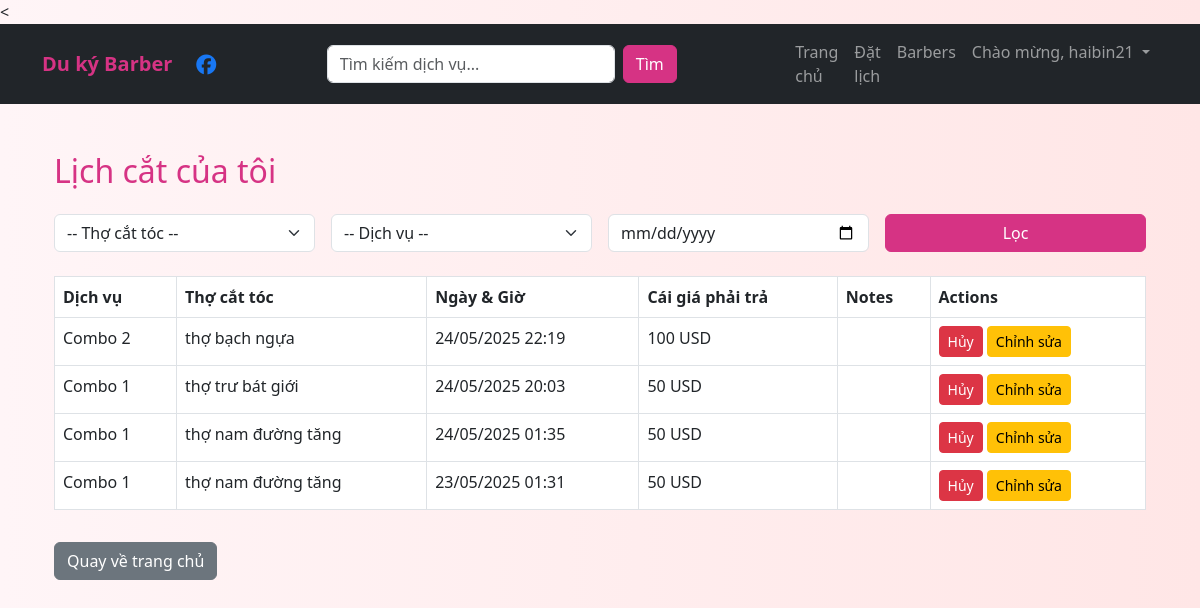
Screenshot of /my-appointments/ (signed in) with the database file from the repository.
### main/models.py (models this page shows, shortened)
class Appointment(models.Model):
    user = models.ForeignKey(User, on_delete=models.CASCADE)
    service = models.ForeignKey(Service, on_delete=models.SET_NULL, null=True)
    barber = models.ForeignKey(Barber, on_delete=models.SET_NULL, null=True, blank=True)
    appointment_date = models.DateTimeField()
    created_at = models.DateTimeField(auto_now_add=True)
    notes = models.TextField(blank=True)
    STATUS_CHOICES = [
        ('pending', 'Chờ xác nhận'),
        ('confirmed', 'Đã xác nhận'),
        ('done', 'Hoàn thành'),
        ('cancelled', 'Đã hủy'),
    ]
    status = models.CharField(max_length=20, choices=STATUS_CHOICES, default='pending')

class Service(models.Model):
    name = models.CharField(max_length=100)
    description = models.TextField()
    price = models.DecimalField(max_digits=6, decimal_places=2)
    image = models.ImageField(upload_to='services/', blank=True, null=True)

class Barber(models.Model):
    name = models.CharField(max_length=100)
    experience = models.TextField()
    photo = models.ImageField(upload_to='barbers/')
    schedule = models.CharField(max_length=200, blank=True)

### main/views.py (the view)
# urls.py: path('my-appointments/', views.my_appointments, name='my_appointments'),
@login_required
def my_appointments(request):
    appointments = Appointment.objects.filter(user=request.user).order_by('-appointment_date')
    barbers = Barber.objects.all()
    services = Service.objects.all()
    barber_id = request.GET.get('barber')
    service_id = request.GET.get('service')
    date = request.GET.get('date')
    if barber_id:
        appointments = appointments.filter(barber_id=barber_id)
    if service_id:
        appointments = appointments.filter(service_id=service_id)
    if date:
        appointments = appointments.filter(appointment_date__date=date)
    return render(request, 'main/my_appointments.html', {
        'appointments': appointments,
        'barbers': barbers,
        'services': services,
        'selected_barber': barber_id,
        'selected_service': service_id,
        'selected_date': date,
    })

### main/templates/main/my_appointments.html (shortened to what this page needs)
{% extends 'main/base.html' %}
{% block content %}
<div class="container mt-5">
  <h2 class="mb-4">Lịch cắt của tôi</h2>
<form method="get" class="row g-3 mb-4">
  <div class="col-md-3">
    <select name="barber" class="form-select">
      <option value="">-- Thợ cắt tóc --</option>
    </select>
  </div>
  <div class="col-md-3">
    <select name="service" class="form-select">
      <option value="">-- Dịch vụ --</option>
    </select>
  </div>
  <div class="col-md-3">
    <input type="date" name="date" class="form-control" value="{{ selected_date }}">
  </div>
  <div class="col-md-3">
    <button type="submit" class="btn btn-primary w-100">Lọc</button>
  </div>
</form>
  {% if appointments %}
<table class="table table-bordered">
  <thead>
    <tr>
      <th>Dịch vụ</th>
      <th>Thợ cắt tóc</th>
      <th>Ngày & Giờ</th>
      <th>Cái giá phải trả</th>
      <th>Notes</th>
      <th>Actions</th>
    </tr>
  </thead>
  <tbody>
    {% for app in appointments %}
    <tr>
      <td>{{ app.service.name }}</td>
      <td>
        {% if app.barber %}
          {{ app.barber.name }}
        {% else %}
          <span class="text-danger">Chưa chọn</span>
        {% endif %}
      </td>
      <td>{{ app.appointment_date|date:"d/m/Y H:i" }}</td>
      <td>{{ app.service.price|floatformat:0 }} USD</td>
      <td>{{ app.notes }}</td>
      <td>
        <form action="{% url 'delete_appointment' app.pk %}" method="post" style="display:inline;">
          <button type="submit" class="btn btn-danger btn-sm">Hủy</button>
        </form>
        <a href="{% url 'edit_appointment' app.pk %}" class="btn btn-warning btn-sm">Chỉnh sửa</a>
      </td>
    </tr>
    {% endfor %}
  </tbody>
</table>
  {% else %}
    <p>No appointments yet.</p>
  {% endif %}
  <a href="{% url 'home' %}" class="btn btn-secondary mt-3">Quay về trang chủ</a>
</div>
{% endblock %}

### main/templates/main/base.html (shortened to what this page needs)
{% load static %}
<!DOCTYPE html>
<html lang="en">
<head>
  <link href="https://cdn.jsdelivr.net/npm/bootstrap@5.3.0/dist/css/bootstrap.min.css" rel="stylesheet" />
  <link rel="stylesheet" href="{% static 'main/style.css' %}" />
</head>
  <link rel="stylesheet" href="https://cdnjs.cloudflare.com/ajax/libs/font-awesome/6.4.2/css/all.min.css" />
<body>
  <<nav class="navbar navbar-expand-lg navbar-dark bg-dark mb-4">
  <div class="container">
    <div class="d-flex align-items-center w-100 justify-content-between">
      <div class="d-flex align-items-center">
        <a class="navbar-brand" href="{% url 'home' %}" style="border:none; box-shadow:none;">
          Du ký Barber
        </a>
        <a href="https://www.facebook.com/profile.php?id=61576335577676" target="_blank" class="ms-2" style="color:#1877f3;">
          <i class="fab fa-facebook fa-lg"></i>
        </a>
      </div>
      <form method="get" action="{% url 'home' %}" class="d-flex mx-auto" style="max-width:350px; width:100%;">
        <input type="text" name="q" class="form-control me-2" placeholder="Tìm kiếm dịch vụ..." value="{{ request.GET.q }}">
        <button type="submit" class="btn btn-primary">Tìm</button>
      </form>
    </div>
    <div class="collapse navbar-collapse" id="navbarNav">
        <ul class="navbar-nav ms-auto">
          <li class="nav-item"><a class="nav-link" href="{% url 'home' %}">Trang chủ</a></li>
          <li class="nav-item"><a class="nav-link" href="{% url 'book_appointment' %}">Đặt lịch</a></li>
          <li class="nav-item"><a class="nav-link" href="{% url 'barbers' %}">Barbers</a></li>
          {% if user.is_authenticated %}
            <li class="nav-item dropdown">
              <a class="nav-link dropdown-toggle" href="#" id="userDropdown" role="button" data-bs-toggle="dropdown" aria-expanded="false">
                Chào mừng, {{ user.username }}
              </a>
            </li>
          {% else %}
            <li class="nav-item"><a class="nav-link" href="{% url 'login' %}">Đăng nhập</a></li>
            <li class="nav-item"><a class="nav-link" href="{% url 'signup' %}">Đăng kí</a></li>
          {% endif %}
        </ul>
      </div>
    </div>
  </nav>
  <main class="container">
    {% block content %}{% endblock %}
  </main>
</body>
</html>

### barberproject/static/main/style.css (style rules this page uses)
body { background: linear-gradient(to right, #fff5f7, #ffe6e6); font-family: 'Segoe UI', sans-serif; }
.navbar-brand { font-weight: bold; color: #d63384; }
.btn-primary { background-color: #d63384; border-color: #d63384; }
h2 { color: #d63384; }

### rows the page displays
Appointment: service.name "Combo 2", barber.name "thợ bạch ngựa", appointment_date "24/05/2025 22:19", service.price "100"
Appointment: service.name "Combo 1", barber.name "thợ trư bát giới", appointment_date "24/05/2025 20:03", service.price "50"
Appointment: service.name "Combo 1", barber.name "thợ nam đường tăng", appointment_date "24/05/2025 01:35", service.price "50"
Appointment: service.name "Combo 1", barber.name "thợ nam đường tăng", appointment_date "23/05/2025 01:31", service.price "50"

### other values shown
{{ user.username }} "haibin21"
